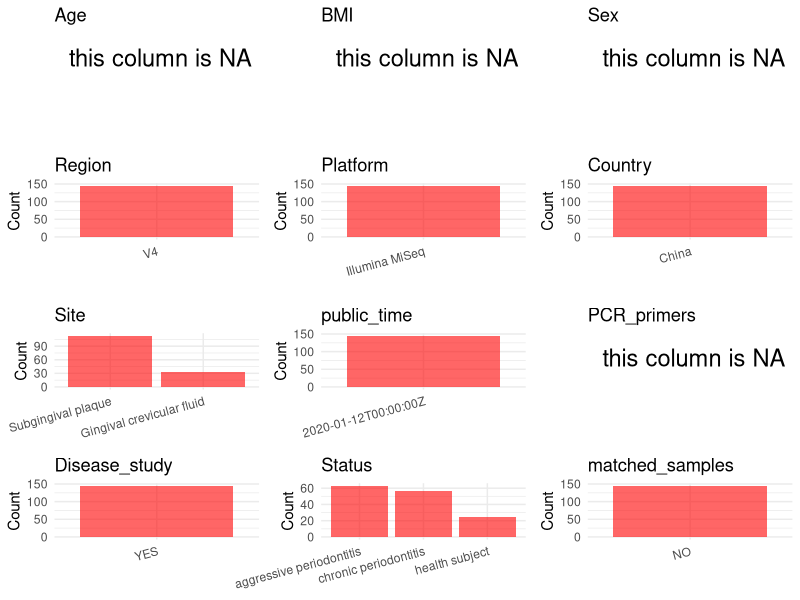

R code for this plot: (Note: this script raises an error after producing the figure.)
## ---- chunk 1
# Load necessary libraries
library(dplyr)
library(ggplot2)
library(cowplot)

# Set working directory (update this path to your local directory)
setwd("D:/oral_project/PRJNA509532")

# Read the initial metadata files
initial_meta<-read.csv("SraRunTable.csv",header = T)

# Combine the two metadata files
#meta <- rbind(initial_meta, initial_meta1)

#Remove entries where Organism is "gut metagenome" (non-oral samples)
#initial_meta <- subset(initial_meta,host_body_product=="oral cavity")

# Check the number of samples containing "HT" in Sample.Name (e.g., healthy controls)
#nrow(subset(meta, grepl("HT", Sample.Name)))

# Display the first few rows of the metadata
head(initial_meta)
## ---- chunk 2
# Create a uniform metadata dataframe
metadata <- data.frame(
  BioProject = initial_meta$BioProject,
  Run = initial_meta$Run,
  sample_name = initial_meta$isolation_source,
  Age = NA,
  BMI = NA,
  Sex=NA,
  Region = "V4",
  Platform = initial_meta$Instrument,
  Country = initial_meta$geo_loc_name_country,
  Site = initial_meta$isolation_source,
  public_time = initial_meta$ReleaseDate,
  stringsAsFactors = FALSE
)
## ---- chunk 3
# Add information obtained from the publication
metadata$PCR_primers <- NA

metadata$title <- "Alterations and Correlations in Microbial Community and Metabolome Characteristics in Generalized Aggressive Periodontitis"
metadata$Disease_study <- "YES"
# Assign disease status based on sample_name patterns
metadata <- metadata %>%
  mutate(
    Site = case_when(
      grepl("_B", Site) ~ "Gingival crevicular fluid",  
      grepl("_Sub", Site) ~ "Subgingival plaque"        
    ),
    Status = case_when(
      grepl("AgP", sample_name) ~ "aggressive periodontitis",
      grepl("ChP", sample_name) ~ "chronic periodontitis", 
      grepl("HP", sample_name) ~ "health subject"
    )
  )

metadata$matched_samples="NO"
## ---- chunk 4
# Check the number of unique runs and sample names
print(paste("Number of unique runs:", length(unique(metadata$Run))))
print(paste("Number of unique sample names:", length(unique(metadata$sample_name))))
## ---- chunk 5
# Select columns for visualization
plot_data <- metadata %>%
  select(-BioProject, -Run, -sample_name, -title)

# Function to create simple plots for each column
create_simple_plots <- function(data) {
  plots <- list()
  
  for (col in colnames(data)) {
    # Check if the column is all NA
    if (all(is.na(data[[col]]))) {
      # Create an empty plot with text indicating all NA
      p <- ggplot() +
        annotate("text", x = 0.5, y = 0.5, label = "this column is NA", size = 6) +
        labs(title = col) +
        theme_void()
    } else if (is.numeric(data[[col]])) {
      # Numeric variable: histogram
      p <- ggplot(data, aes(x = .data[[col]])) +
        geom_histogram(fill = "blue", alpha = 0.6, bins = 20, na.rm = TRUE) +
        labs(title = col) +
        theme_minimal()
    } else {
      # Categorical variable: bar plot (remove NA values)
      count_data <- as.data.frame(table(data[[col]], useNA = "ifany"))
      p <- ggplot(count_data, aes(x = reorder(Var1, -Freq), y = Freq)) +
        geom_col(fill = "red", alpha = 0.6) +
        labs(title = col, x = NULL, y = "Count") +
        theme_minimal() +
        theme(axis.text.x = element_text(angle = 15, hjust = 1))
    }
    plots[[col]] <- p
  }
  
  return(plots)
}

# Generate and arrange plots
plots <- create_simple_plots(plot_data)
p<-plot_grid(plots$Age, 
          plots$BMI, 
          plots$Sex, 
          plots$Region, 
          plots$Platform, 
          plots$Country, 
          plots$Site,
          plots$public_time, 
          plots$PCR_primers,
          plots$Disease_study,
          plots$Status,
          plots$matched_samples,
          ncol = 3, align = "hv", axis = "lb")
ggsave("Metadata_Summary.png", plot = p, width = 8, height = 6, dpi = 150)
## ---- chunk 6
knitr::include_graphics("Metadata_Summary.png")
## ---- chunk 7
# Reorder columns to match the desired format
metadata <- metadata[, c(
  "BioProject", "Run", "sample_name", "Age", "BMI", "Sex", 
  "Region", "Platform", "Country", "Site", "public_time", 
  "PCR_primers", "title", "Disease_study", "Status","matched_samples"
)]

# Export the uniform metadata to a CSV file
write.csv(metadata, file = "metadata.csv", quote = FALSE)
head(metadata)
